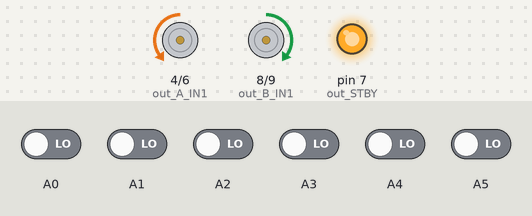
This sketch was run on a simulated Arduino Uno, built with avr-gcc and run on an emulated ATmega328P. On the bench: motor-driver pin pairs drawn as motors (green arrow = first pin HIGH = forward, orange = second pin HIGH = backward, longer = more drive, scaled by the enable pin, stopped while the standby pin is LOW), output pins drawn as LEDs (lit = HIGH). Inputs (shaded band) come from the test bench; at power-on: A0–5 LOW.

Above: at 11.2 s.
11.3 s: A2 driven HIGH and A3 driven HIGH
At 12.5 s:
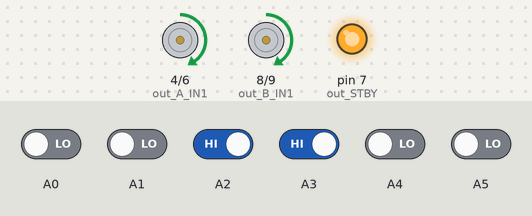
12.8 s: A2 driven LOW
At 13.8 s:
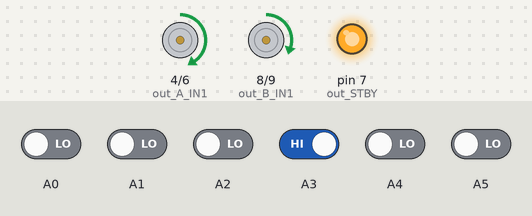
14.3 s: A5 driven HIGH
At 15.2 s:
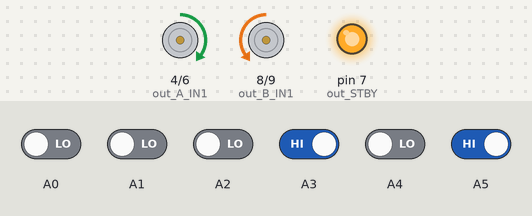
Timing chart, 0 to 17.3 s (numbered marks = the images above; inputs shaded):
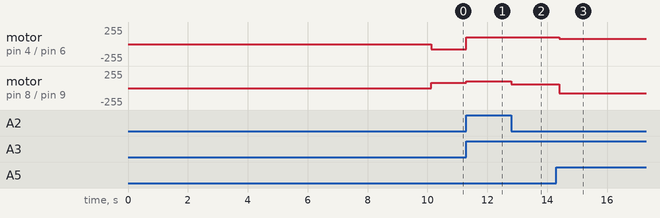

Measured:
- after the input at 11.3 s, motor on pin 4 (out_A_IN1) / pin 6 (out_A_IN2): backward 80/255 → forward 101/255 at once; motor on pin 8 (out_B_IN1) / pin 9 (out_B_IN2): forward 80/255 → forward 101/255 at once
- after the input at 12.8 s, motor on pin 8 (out_B_IN1) / pin 9 (out_B_IN2): forward 101/255 → forward 60/255 at once
- after the input at 14.3 s, motor on pin 4 (out_A_IN1) / pin 6 (out_A_IN2): forward 101/255 → forward 80/255 after 0.10 s; motor on pin 8 (out_B_IN1) / pin 9 (out_B_IN2): forward 60/255 → backward 80/255 after 0.10 s

The sketch:

AntiRobot.ino
```cpp
#include "QTRSensors.h"
/*
* @author: alberto valente alb.valente@gmail.com
 *
 * Roboval 2012
 * Firmware base per il robot Easy
 * Soluzione di un labirinto composto da una linea nera su fondo bianco.
 *
 * Contest Roboval 2012
 *
 * I concorrenti sono liberi di modificare a piacimento questo firmware per
 * migliorare il comportamento del robot
 *
 * per informazioni www.roboval.it
 *
 */

//--------------------------------------------------------------
//          parametri di configurazione hardcoded
//--------------------------------------------------------------
// i parametri seguenti descrivono l'interfacciamento del microcontrollore
// con sensori e motori. Se modificati potrebbero compromettere il
// funzionamento del robot.

// definizione dei pin di collegamento tra arduino e la scheda motori
#define out_STBY	7
#define out_B_PWM	10 //B motore destro
#define out_A_PWM	5  //A motore sinistro
#define out_A_IN2	6
#define out_A_IN1	4
#define out_B_IN1	8
#define out_B_IN2	9
#define left_motor	0
#define right_motor	1

// definizione dei pin a cui sono collegati i sensori di linea
#define leftFar			0
#define leftCenter		1
#define leftNear		2
#define rightNear		3
#define rightCenter		4
#define rightFar		5
#define NUM_SENSORS		6
#define TIMEOUT			2500
#define EMITTER_PIN		QTR_NO_EMITTER_PIN

//--------------------------------------------------------------
//          parametri di configurazione modificabili
//--------------------------------------------------------------
// i parametri seguenti possono essere modificati a piacimento
// per migliorare il comportamento del robot
//

#define full_speed			25		// velocita' massima (0-100)
#define correction_speed	5		// velocita' di correzione traiettoria rettilinea (0-100)
#define turn_speed			15		// velocita' di curvatura (0-100)
#define debugPeriod			1000	// ogni quanti millisecondi inviare i messaggi di debug
#define soglia				200		// soglia di riconoscimento bianco/nero (0-1000)
#define attesaPerManovra	100		// tempo di attesa tra il riconoscimento della curva e il comando ai motori


// dichiarazione variabili globali
int leftCenterReading;
int leftNearReading;
int leftFarReading;
int rightCenterReading;
int rightNearReading;
int rightFarReading;
int lastDebugTime = 0;

QTRSensorsRC qtrrc(
	(unsigned char[]) {A0, A1, A2, A3, A4, A5},
	NUM_SENSORS,
	TIMEOUT,
	EMITTER_PIN
);
unsigned int sensorValues[NUM_SENSORS];

void setup() {
	pinMode(out_STBY,OUTPUT);
	pinMode(out_A_PWM,OUTPUT);
	pinMode(out_A_IN1,OUTPUT);
	pinMode(out_A_IN2,OUTPUT);
	pinMode(out_B_PWM,OUTPUT);
	pinMode(out_B_IN1,OUTPUT);
	pinMode(out_B_IN2,OUTPUT);

	for (int i = 0; i < 400; i++){
		qtrrc.calibrate();
	}
	motor_standby(false);
}

void loop() {
	readSensors();

	if (!leftFarReading && !rightFarReading && (leftNearReading || rightNearReading)) {  // 0x1xx0 || 0xx1x0
		straight();
	} else {
		leftHandWall(); //gira
	}
}

void straight(){
	if (!leftNearReading) {			// 0x01x0 il robot e' troppo a sinistra, deve andare piu' a destra quindi alzo il motore sinistro
		set_motor(left_motor,	full_speed);
		set_motor(right_motor,	correction_speed);
		return;
	} else if (!rightNearReading) {	// 0x10x0 il robot e' troppo a destra, deve andare piu' a sinistra quindi alzo il motore destro
		set_motor(left_motor,	correction_speed);
		set_motor(right_motor,	full_speed);
		return;
	} else {						// 0x11x0 il robot e' sopra la linea
		set_motor(right_motor,	full_speed);
		set_motor(left_motor,	full_speed);
	}
}

void leftHandWall(){
	if(leftFarReading){
		// 1xxxxx
		turnLeft();
	}

	if(!leftFarReading && rightFarReading){
		// 0xxxx1
		turnRight();
	}

	if(!leftFarReading && !leftCenterReading && !leftNearReading && !rightFarReading && !rightCenterReading && !rightNearReading) {
		// 000000
		turnAround();
	}
}

void turnLeft(){
	delay(attesaPerManovra);
	while(!leftNearReading || !rightNearReading){
		set_motor(left_motor,-turn_speed);
		set_motor(right_motor,turn_speed);
		readSensors();
	}
}

void turnRight(){
	delay(attesaPerManovra);
	while(!leftNearReading || !rightNearReading){
		set_motor(left_motor,turn_speed);
		set_motor(right_motor,-turn_speed);
		readSensors();
	}
}

void turnAround(){
	delay(120);
	while(!leftNearReading || !rightNearReading){
		set_motor(left_motor,-turn_speed);
		set_motor(right_motor,turn_speed);
		readSensors();
	}
}

void readSensors(){
	unsigned int position = qtrrc.readLine(sensorValues);
	leftFarReading     = sensorValues[leftFar]>soglia;
	leftCenterReading  = sensorValues[leftCenter]>soglia;
	leftNearReading    = sensorValues[leftNear]>soglia;
	rightNearReading   = sensorValues[rightNear]>soglia;
	rightCenterReading = sensorValues[rightCenter]>soglia;
	rightFarReading    = sensorValues[rightFar]>soglia;
}

/**
 * set di funzioni per la gestione dei motori
 *
 */

void set_motor(boolean motor, char speed) { // imposta la velocità tra -100 (indietro) e +100 (avanti)
	byte PWMvalue=0;
	PWMvalue = map(abs(speed),0,100,50,255);

	if (speed > 0) {
		motor_speed(motor,0,PWMvalue);
	} else if (speed < 0) {
		motor_speed(motor,1,PWMvalue);
	} else {
		motor_coast(motor);
	}
}

void motor_speed(boolean motor, boolean direction, byte speed) { // imposta la velocità tra 0 e 255
	if (motor == left_motor) {
		if (direction == 0) {
			digitalWrite(out_A_IN1,HIGH);
			digitalWrite(out_A_IN2,LOW);
		} else {
			digitalWrite(out_A_IN1,LOW);
			digitalWrite(out_A_IN2,HIGH);
		}
		analogWrite(out_A_PWM,speed);
	} else {
		if (direction == 0) {
			digitalWrite(out_B_IN1,HIGH);
			digitalWrite(out_B_IN2,LOW);
		} else {
			digitalWrite(out_B_IN1,LOW);
			digitalWrite(out_B_IN2,HIGH);
		}
		analogWrite(out_B_PWM,speed);
	}
}

void motor_standby(boolean state) { // abilita/disabilita i motori
	if (state == true) {
		digitalWrite(out_STBY,LOW);
	} else {
		digitalWrite(out_STBY,HIGH);
	}
}

void motor_coast(boolean motor) { // motore in folle
	if (motor == left_motor) {
		digitalWrite(out_A_IN1,LOW);
		digitalWrite(out_A_IN2,LOW);
		digitalWrite(out_A_PWM,HIGH);
	} else {
		digitalWrite(out_B_IN1,LOW);
		digitalWrite(out_B_IN2,LOW);
		digitalWrite(out_B_PWM,HIGH);
	}
}

void motor_brake(boolean motor) { // freno motore
	if (motor == left_motor) {
		digitalWrite(out_A_IN1,HIGH);
		digitalWrite(out_A_IN2,HIGH);
	} else {
		digitalWrite(out_B_IN1,HIGH);
		digitalWrite(out_B_IN2,HIGH);
	}
}
```
